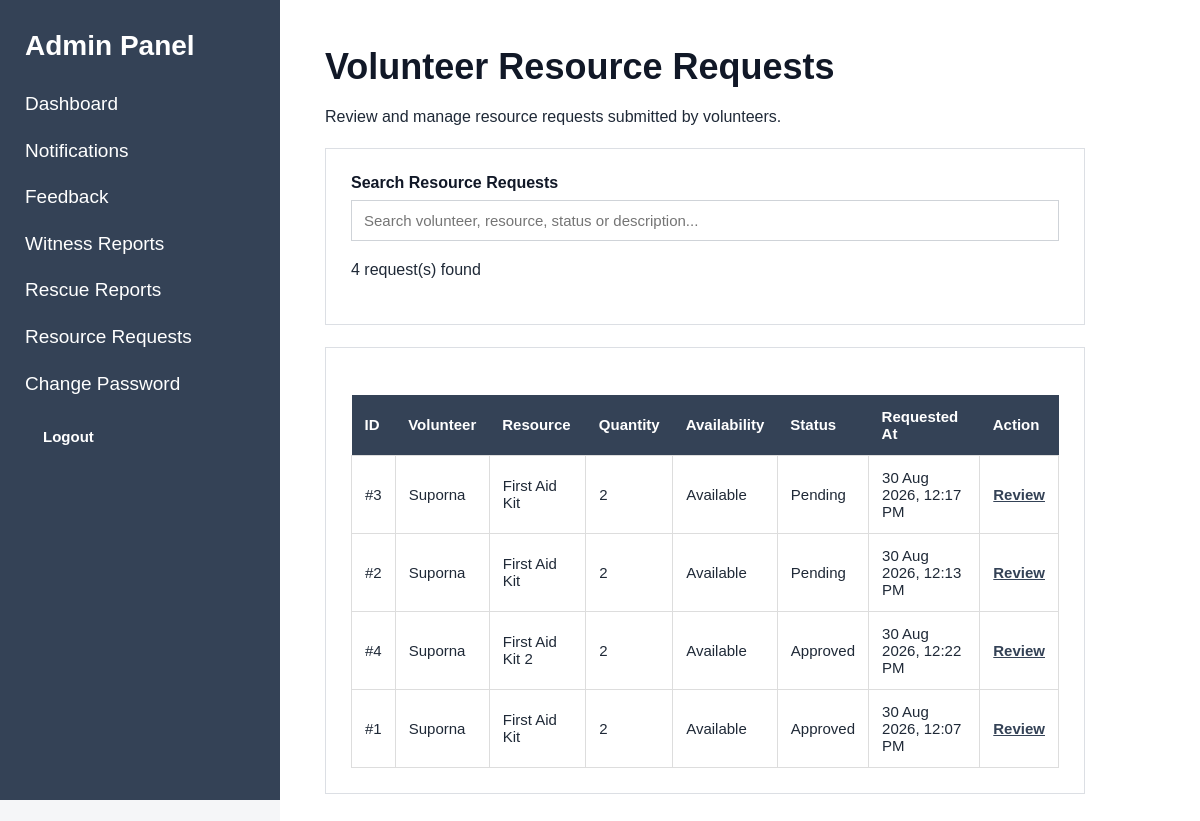
The app's page /index.php?page=admin-resource-requests (signed in) with its own data.
### tables this page shows
CREATE TABLE `resource_requests` (
  `id` int(11) NOT NULL,
  `volunteer_id` int(11) NOT NULL,
  `resource_type` varchar(100) NOT NULL,
  `quantity` int(11) NOT NULL,
  `description` text DEFAULT NULL,
  `status` enum('pending','approved','rejected','completed') DEFAULT 'pending',
  `created_at` timestamp NOT NULL DEFAULT current_timestamp(),
  `updated_at` timestamp NOT NULL DEFAULT current_timestamp() ON UPDATE current_timestamp()
);

CREATE TABLE `users` (
  `id` int(11) NOT NULL,
  `name` varchar(100) NOT NULL,
  `username` varchar(50) NOT NULL,
  `email` varchar(150) NOT NULL,
  `phone` varchar(20) DEFAULT NULL,
  `password` varchar(255) NOT NULL,
  `role` enum('admin','volunteer','witness','help_seeker') NOT NULL,
  `created_at` timestamp NOT NULL DEFAULT current_timestamp(),
  `updated_at` timestamp NOT NULL DEFAULT current_timestamp() ON UPDATE current_timestamp()
);

CREATE TABLE `volunteer_profiles` (
  `id` int(11) NOT NULL,
  `user_id` int(11) NOT NULL,
  `address` varchar(255) DEFAULT NULL,
  `blood_group` varchar(10) DEFAULT NULL,
  `experience` varchar(255) DEFAULT NULL,
  `skills` text DEFAULT NULL,
  `emergency_contact` varchar(100) DEFAULT NULL,
  `availability_status` enum('available','unavailable','currently_rescuing') NOT NULL DEFAULT 'available',
  `created_at` timestamp NOT NULL DEFAULT current_timestamp(),
  `updated_at` timestamp NOT NULL DEFAULT current_timestamp() ON UPDATE current_timestamp()
);

### controllers/ResourceRequestController.php (called while the page is built, shortened)
<?php
require_once "models/ResourceRequestModel.php";
function showAdminResourceRequests($conn)
{
    $requests = getAllResourceRequestsForAdmin($conn);
    require_once "views/admin/resource_requests/index.php";
}

### models/ResourceRequestModel.php (called while the page is built, shortened)
<?php
function getAllResourceRequestsForAdmin($conn)
{
    $sql = "
        SELECT
            rr.*,
            u.name AS volunteer_name,
            u.email AS volunteer_email,
            u.phone AS volunteer_phone,
            vp.address AS volunteer_address,
            vp.availability_status
        FROM resource_requests AS rr
        INNER JOIN users AS u
            ON rr.volunteer_id = u.id
        LEFT JOIN volunteer_profiles AS vp
            ON rr.volunteer_id = vp.user_id
        WHERE u.role = 'volunteer'
        ORDER BY
            CASE rr.status
                WHEN 'pending' THEN 1
                WHEN 'approved' THEN 2
                WHEN 'completed' THEN 3
                WHEN 'rejected' THEN 4
                ELSE 5
            END,
            rr.created_at DESC
    ";
    $result = mysqli_query(
        $conn,
        $sql
    );
    $requests = [];
    while ($row = mysqli_fetch_assoc($result)) {
        $requests[] = $row;
    }
    return $requests;
}

### views/admin/resource_requests/index.php (the view)
<?php
require_once "views/partials/header.php";
require_once "views/partials/sidebar.php";
?>
<div class="content">
    <div class="page-header">
        <div>
            <h1>Volunteer Resource Requests</h1>
            <p>
                Review and manage resource requests
                submitted by volunteers.
            </p>
        </div>
    </div>
    <div class="card">
        <div class="form-group">
            <label for="resourceRequestSearch">
                Search Resource Requests
            </label>
            <input
                type="text"
                id="resourceRequestSearch"
                placeholder="Search volunteer, resource, status or description..."
                autocomplete="off"
            >
        </div>
        <p id="resourceSearchMessage">
            <?= count($requests); ?>
            request(s) found
        </p>
    </div>
    <div class="card">
        <div class="table-responsive">
            <table class="data-table">
                <thead>
                    <tr>
                        <th>ID</th>
                        <th>Volunteer</th>
                        <th>Resource</th>
                        <th>Quantity</th>
                        <th>Availability</th>
                        <th>Status</th>
                        <th>Requested At</th>
                        <th>Action</th>
                    </tr>
                </thead>
                <tbody id="resourceRequestTableBody">
                    <?php if (empty($requests)): ?>
                        <tr>
                            <td colspan="8">
                                No resource requests found.
                            </td>
                        </tr>
                    <?php else: ?>
                        <?php foreach ($requests as $request): ?>
                            <tr>
                                <td>
                                    #<?= (int)$request['id']; ?>
                                </td>
                                <td>
                                    <?= htmlspecialchars(
                                        $request['volunteer_name']
                                        ?? 'N/A'
                                    ); ?>
                                </td>
                                <td>
                                    <?= htmlspecialchars(
                                        ucfirst(
                                            str_replace(
                                                '_',
                                                ' ',
                                                $request['resource_type']
                                                ?? 'N/A'
                                            )
                                        )
                                    ); ?>
                                </td>
                                <td>
                                    <?= (int)(
                                        $request['quantity']
                                        ?? 0
                                    ); ?>
                                </td>
                                <td>
                                    <?= htmlspecialchars(
                                        ucfirst(
                                            str_replace(
                                                '_',
                                                ' ',
                                                $request['availability_status']
                                                ?? 'N/A'
                                            )
                                        )
                                    ); ?>
                                </td>
                                <td>
                                    <span class="status-badge">
                                        <?= htmlspecialchars(
                                            ucfirst(
                                                $request['status']
                                                ?? 'pending'
                                            )
                                        ); ?>
                                    </span>
                                </td>
                                <td>
                                    <?php
                                    $createdAt =
                                        $request['created_at']
                                        ?? '';
                                    echo $createdAt
                                        ? htmlspecialchars(
                                            date(
                                                'd M Y, h:i A',
                                                strtotime($createdAt)
                                            )
                                        )
                                        : 'N/A';
                                    ?>
                                </td>
                                <td>
                                    <a
                                        class="btn btn-primary"
                                        href="index.php?page=admin-resource-request-view&id=<?= (int)$request['id']; ?>"
                                    >
                                        Review
                                    </a>
                                </td>
                            </tr>
                        <?php endforeach; ?>
                    <?php endif; ?>
                </tbody>
            </table>
        </div>
    </div>
</div>
<?php
require_once "views/partials/footer.php";
?>

### assets/css/style.css (style rules this page uses)
* { box-sizing: border-box; }
body { margin: 0; font-family: Arial, Helvetica, sans-serif; background: #f5f6f8; color: #1f2937; }
.content { margin-left: 280px; padding: 45px; min-height: 100vh; background: white; }
.content h1 { margin-top: 0; margin-bottom: 20px; font-size: 36px; line-height: 1.2; color: #111827; }
.card { max-width: 760px; background: white; border: 1px solid #dcdfe4; padding: 25px; margin-top: 22px; margin-bottom: 22px; }
.card p { font-size: 16px; line-height: 1.6; }
.content a { color: #344256; font-weight: 600; text-decoration: underline; }
label { display: block; margin-bottom: 8px; font-size: 16px; font-weight: bold; color: #111827; }
input, textarea, select { width: 100%; padding: 11px 12px; border: 1px solid #cfd3d8; background: white; font-family: Arial, Helvetica, sans-serif; font-size: 15px; outline: none; }
table { width: 100%; border-collapse: collapse; margin-top: 22px; background: white; }
th { background: #344256; color: white; padding: 13px; text-align: left; font-size: 15px; }
td { padding: 13px; border: 1px solid #dddddd; font-size: 15px; }

### records on screen
resource_requests: id "3", users.name "Suporna", resource_type "First Aid Kit", quantity "2", volunteer_profiles.availability_status "Available", status "Pending", created_at "30 Aug 2026, 12:17 PM"
resource_requests: id "2", users.name "Suporna", resource_type "First Aid Kit", quantity "2", volunteer_profiles.availability_status "Available", status "Pending", created_at "30 Aug 2026, 12:13 PM"
resource_requests: id "4", users.name "Suporna", resource_type "First Aid Kit 2", quantity "2", volunteer_profiles.availability_status "Available", status "Approved", created_at "30 Aug 2026, 12:22 PM"
resource_requests: id "1", users.name "Suporna", resource_type "First Aid Kit", quantity "2", volunteer_profiles.availability_status "Available", status "Approved", created_at "30 Aug 2026, 12:07 PM"

### other values on screen
count($requests) "4"
